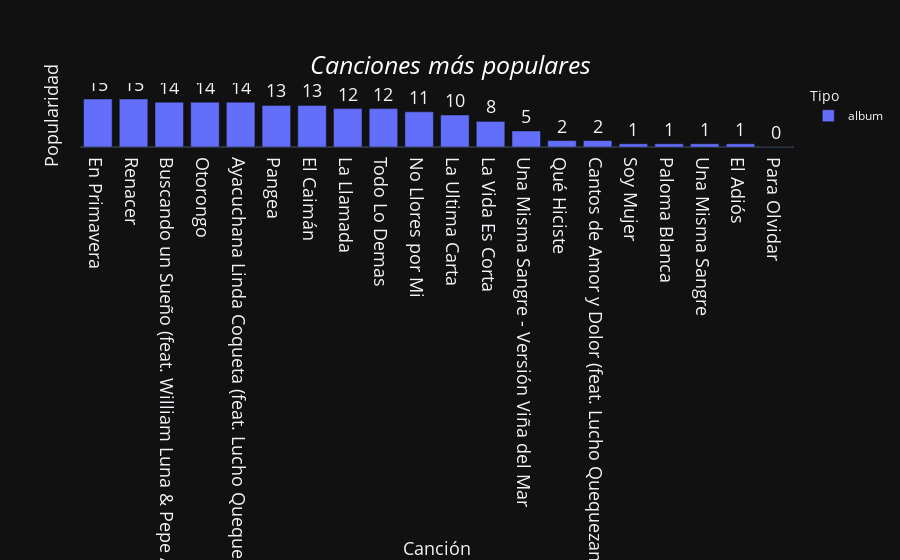

Notebook source saved alongside this figure:
### Markdown cell above
# 5. Creando graficos necesarios

### Code cell
crear_grafico_popularidad(data)

### Figure 1 — Plotly figure (JSON) as saved in the notebook; plotly's stock layout.template omitted (floating-point values rounded to 4 significant figures)
{"data": [{"alignmentgroup": "True", "customdata": [["Herencia (Versión Deluxe)", "2019"], ["Herencia (Versión Deluxe)", "2019"], ["Herencia (Versión Deluxe)", "2019"], ["Herencia (Versión Deluxe)", "2019"], ["Herencia (Versión Deluxe)", "2019"], ["Herencia (Versión Deluxe)", "2019"], ["Herencia (Versión Deluxe)", "2019"], ["Herencia (Versión Deluxe)", "2019"], ["Herencia (Versión Deluxe)", "2019"], ["Max Castro y la Gran Banda", "2013"], ["Max Castro y la Gran Banda", "2013"], ["Combi", "2014"], ["Combi", "2014"], ["Pangea", "2018"], ["Pangea", "2018"], ["Max Castro y la Gran Banda", "2013"], ["Pangea", "2018"], ["Max Castro y la Gran Banda", "2013"], ["Combi", "2014"], ["Pangea", "2018"]], "hovertemplate": "Tipo=album<br>Canción=%{x}<br>Popularidad=%{text}<br>Álbum=%{customdata[0]}<br>Año=%{customdata[1]}<extra></extra>", "legendgroup": "album", "marker": {"color": "#636efa", "pattern": {"shape": ""}}, "name": "album", "offsetgroup": "album", "orientation": "v", "showlegend": true, "text": [0, 1, 1, 1, 1, 2, 2, 5, 8, 10, 11, 12, 12, 13, 13, 14, 14, 14, 15, 15], "textfont": {"size": 18}, "textposition": "outside", "type": "bar", "x": ["Para Olvidar", "Soy Mujer", "Paloma Blanca", "Una Misma Sangre", "El Adiós", "Qué Hiciste", "Cantos de Amor y Dolor (feat. Lucho Quequezana)", "Una Misma Sangre - Versión Viña del Mar", "La Vida Es Corta", "La Ultima Carta", "No Llores por Mi", "La Llamada", "Todo Lo Demas", "Pangea", "El Caimán", "Buscando un Sueño (feat. William Luna & Pepe Alva)", "Otorongo", "Ayacuchana Linda Coqueta (feat. Lucho Quequezana)", "En Primavera", "Renacer"], "xaxis": "x", "y": [0, 1, 1, 1, 1, 2, 2, 5, 8, 10, 11, 12, 12, 13, 13, 14, 14, 14, 15, 15], "yaxis": "y"}], "layout": {"barmode": "relative", "legend": {"title": {"text": "Tipo"}, "tracegroupgap": 0}, "title": {"font": {"color": "white", "size": 25}, "text": "<i>Canciones más populares</i>", "x": 0.5, "xanchor": "center", "y": 0.9, "yanchor": "top"}, "xaxis": {"anchor": "y", "categoryorder": "total descending", "domain": [0, 1], "tickfont": {"size": 18}, "title": {"font": {"size": 18}, "text": "Canción"}}, "yaxis": {"anchor": "x", "domain": [0, 1], "range": [0, 20], "showgrid": false, "showticklabels": false, "title": {"font": {"size": 18}, "text": "Popularidad"}}}}
